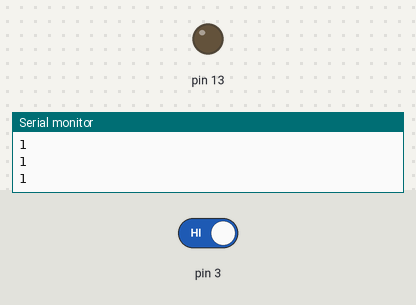
This sketch was run on a simulated Arduino Uno, built with avr-gcc and run on an emulated ATmega328P. On the bench: output pins drawn as LEDs (lit = HIGH), the last lines printed to the serial monitor. The inputs (shaded band) are chosen by the test bench; at power-on: pin 3 HIGH.

Above: at 1.2 s.
1.3 s: pin 3 driven LOW
At 1.9 s:
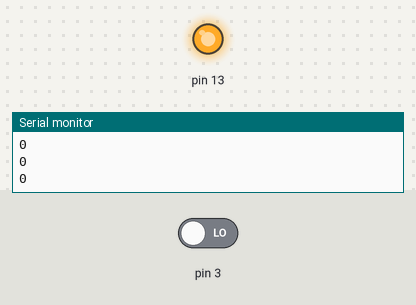
2.8 s: pin 3 driven HIGH
At 3.2 s:
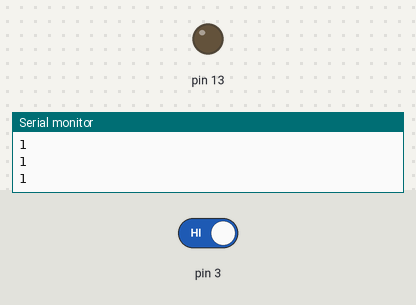
Timing chart, 0 to 5.8 s (numbered marks = the images above; inputs shaded):
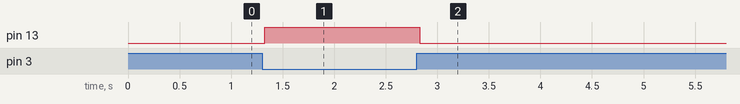

The sketch:

sketch_oct04g.ino
```cpp
void setup() {
  // put your setup code here, to run once:
  pinMode(3,INPUT);
  pinMode(13,OUTPUT);
  Serial.begin(9600);
}

void loop() {
  // put your main code here, to run repeatedly:
  int val = digitalRead(3);
  Serial.println(val);
  if(val == 0 )   //흰색
  {
    digitalWrite(13,HIGH);
  } else {      //검은색
    digitalWrite(13,LOW);
  }
  delay(30);
}
```

Measured:
- after the input at 1.3 s, pin 13: LOW → HIGH at once
- after the input at 2.8 s, pin 13: HIGH → LOW at once
